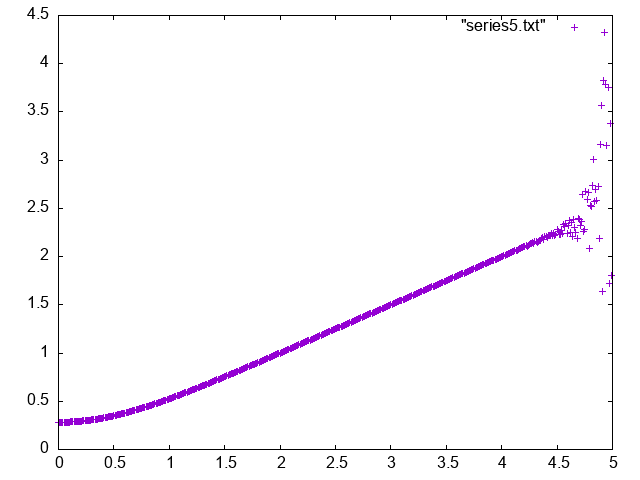

This chart was generated by the following gnuplot code:
set terminal png
set output "series5.png"
p "series5.txt"